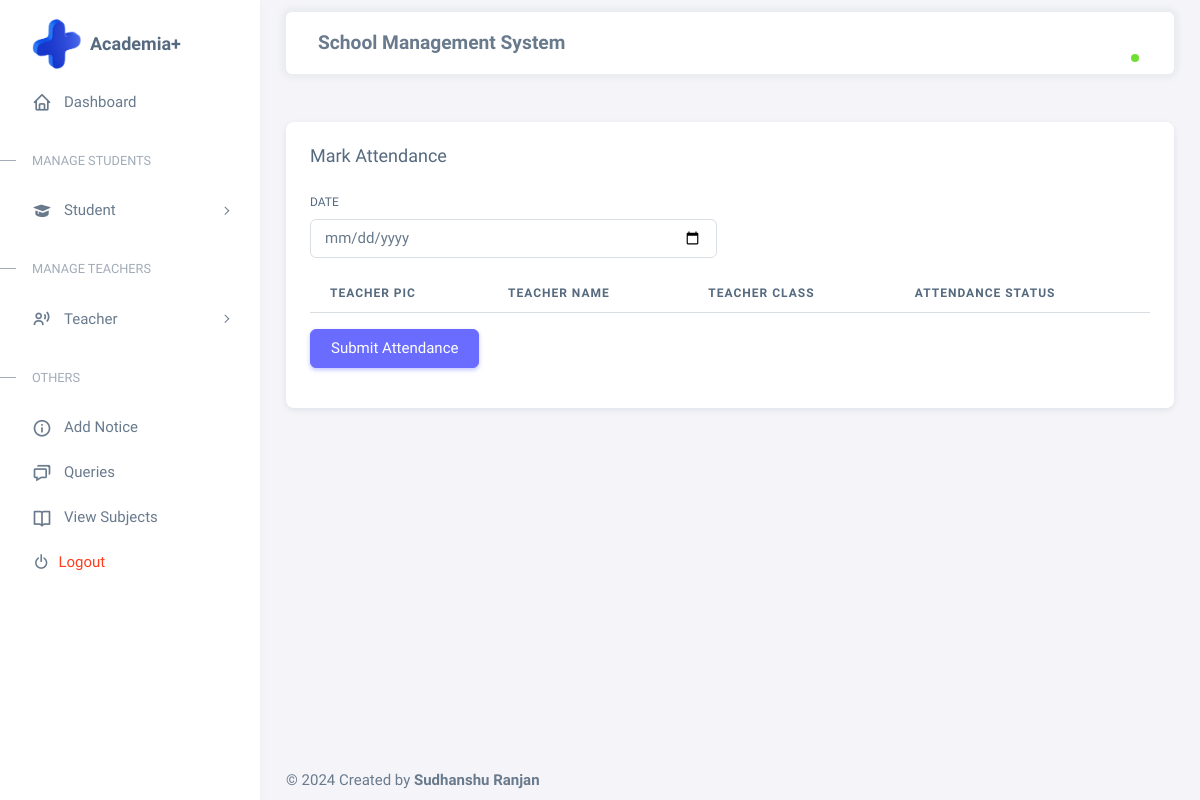
Before: /attendance/ with the older database file.
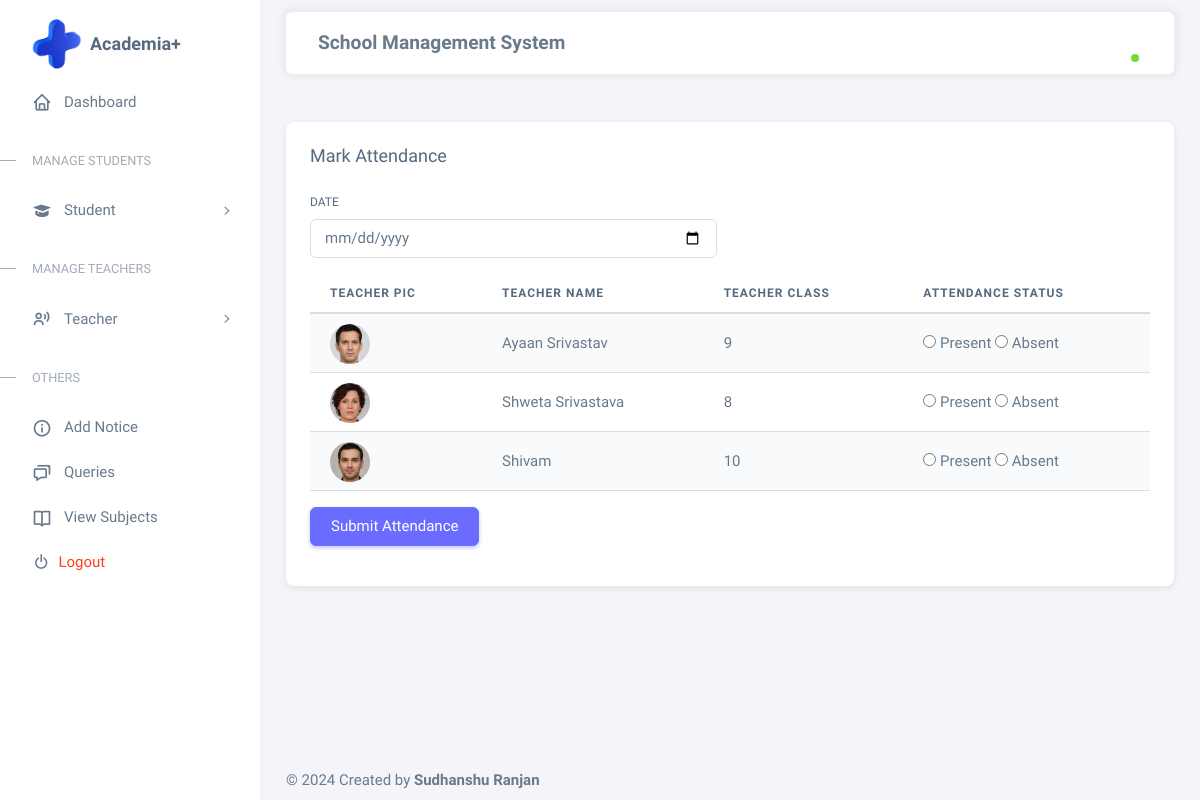
After: the same page with the newer database file.
### asms_app/models.py (models this page shows, shortened)
class Teacher(models.Model):
    teacher = models.BooleanField(default=True)
    utype = models.CharField(max_length=20,default='Teacher')
    username = models.CharField(max_length=100, primary_key=True)
    name = models.CharField(max_length=50)
    email = models.CharField(max_length=50)
    tclass = models.CharField(max_length=50)
    pic = models.FileField(max_length=100, upload_to='Teacher/' , default="")
    password = models.CharField(max_length=32, default="Teaceher")
    phone = models.CharField(max_length=14)
    tsalary = models.CharField(max_length=50)
    address = models.TextField()
    qualification = models.CharField(max_length=50)
    experience = models.CharField(max_length=50)
    created = models.DateTimeField(auto_now=True)
    class Meta:
        ordering = ['-created']

### asms_app/views.py (the view, shortened to what this page needs)
# urls.py: path('attendance/', mark_teacher_attendance, name='attendance'),
def mark_teacher_attendance(request):
    key = request.session.get('session_key')
    user = None
    selected_date = request.GET.get('date') or timezone.now().date()
    teachers = Teacher.objects.all()
    return render(request, 'teacherattendance.html', {'user': user, 'teachers': teachers, 'selected_date': selected_date})

### asms_app/templates/teacherattendance.html (shortened to what this page needs)
{% extends 'base.html' %}
{% block content %}
<div class="container mt-5">
    <form method="POST">
        <div class="row">
            <div class="col-md-12">
                <div class="card mb-4">
                    <h5 class="card-header">Mark Attendance</h5>
                    <div class="card-body">
                        <div class="row mb-3">
                            <div class="col-md-6">
                                <label for="date" class="form-label">Date</label>
                                <input type="date" class="form-control" id="date" name="date" value="{{ selected_date }}" required>
                            </div>
                        </div>
                        <div class="table-responsive">
                            <table class="table table-striped">
                                <thead>
                                    <tr>
                                        <th>Teacher Pic</th>
                                        <th>Teacher Name</th>
                                        <th>Teacher Class</th>
                                        <th>Attendance Status</th>
                                    </tr>
                                </thead>
                                <tbody>
                                    {% for teacher in teachers %}
                                    <tr>
                                        <td>
                                            <div class="flex-shrink-0 me-3">
                                                <div class="avatar">
                                                    <img src="{{ teacher.pic.url }}" alt="{{ teacher.name }}" class="w-px-40 h-auto rounded-circle" />
                                                </div>
                                            </div>
                                        </td>
                                        <td>{{ teacher.name }}</td>
                                        <td>{{ teacher.tclass }}</td>
                                        <td>
                                            <input type="radio" name="attendance[{{ teacher.username }}]" value="True"> Present
                                            <input type="radio" name="attendance[{{ teacher.username }}]" value="False"> Absent
                                        </td>
                                    </tr>
                                    {% endfor %}
                                </tbody>
                            </table>
                        </div>
                        <div class="row my-3">
                            <div class="col-md-12">
                                <button type="submit" class="btn btn-primary">Submit Attendance</button>
                            </div>
                        </div>
                    </div>
                </div>
            </div>
        </div>
    </form>
</div>
{% endblock %}

Changed rows visible on the page:
added Teacher: pic (picture), name "Ayaan Srivastav", tclass "9"
added Teacher: pic (picture), name "Shweta Srivastava", tclass "8"
added Teacher: pic (picture), name "Shivam", tclass "10"
